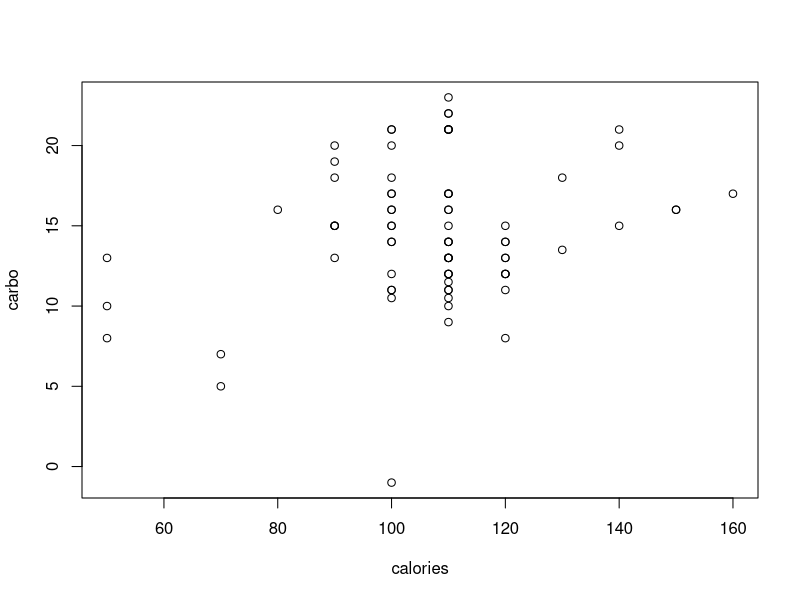
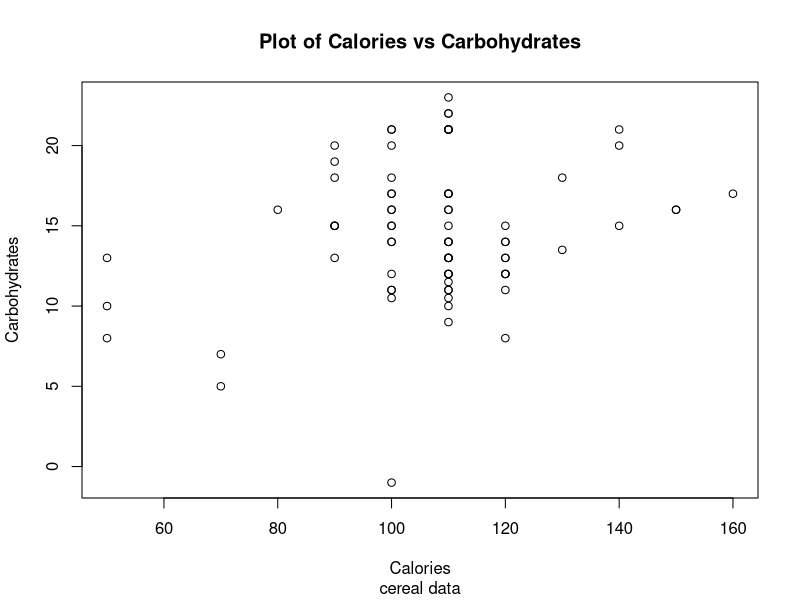
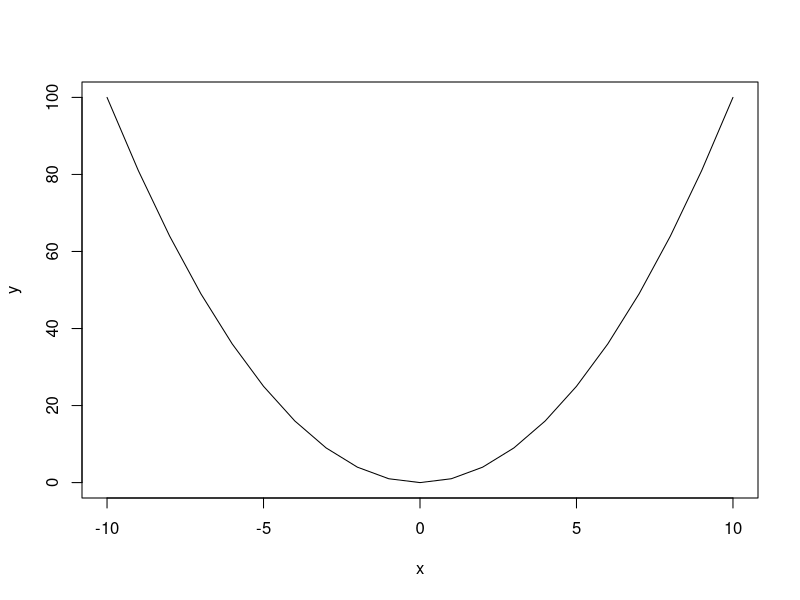
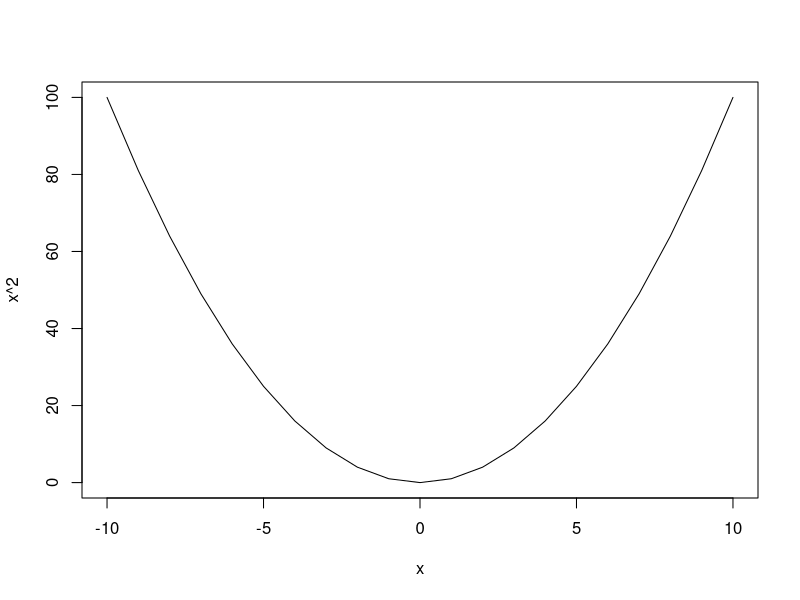
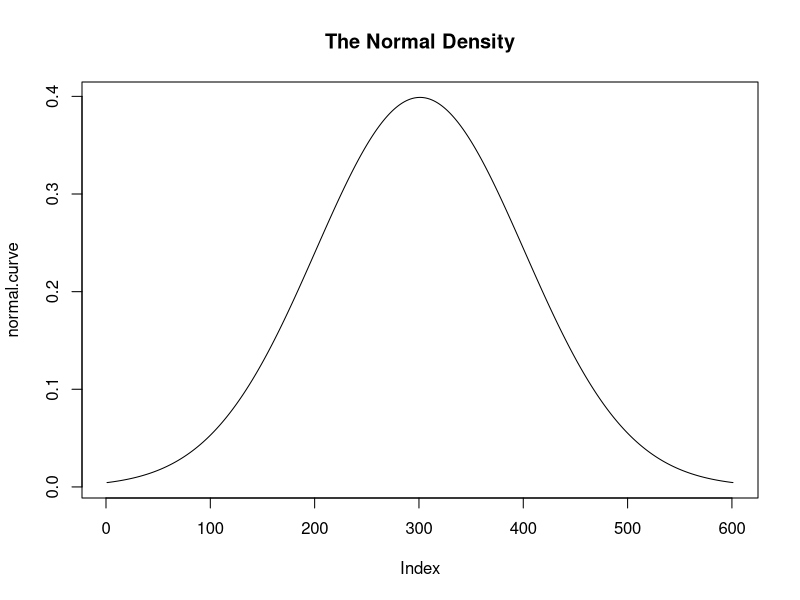
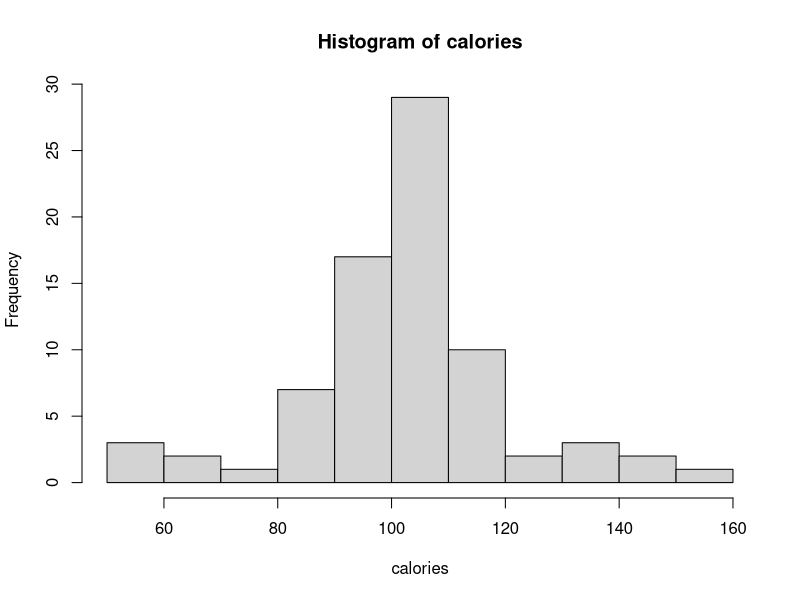
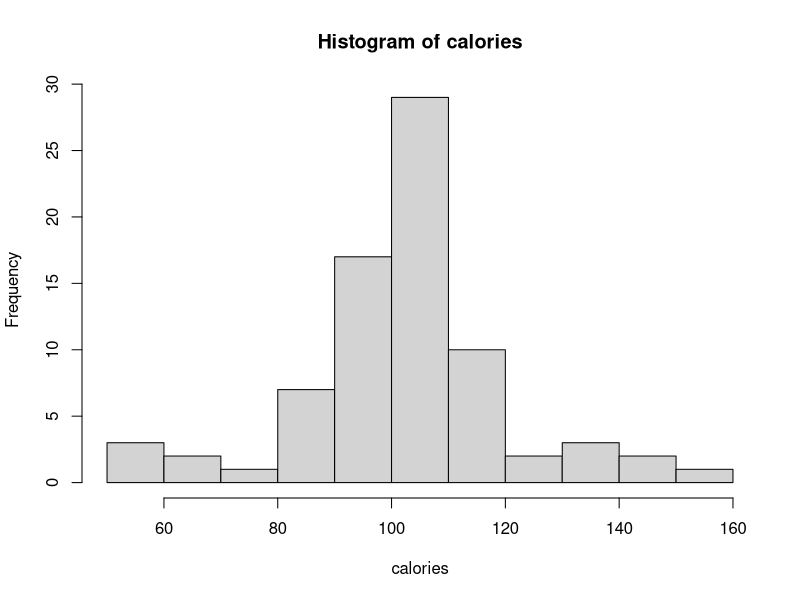
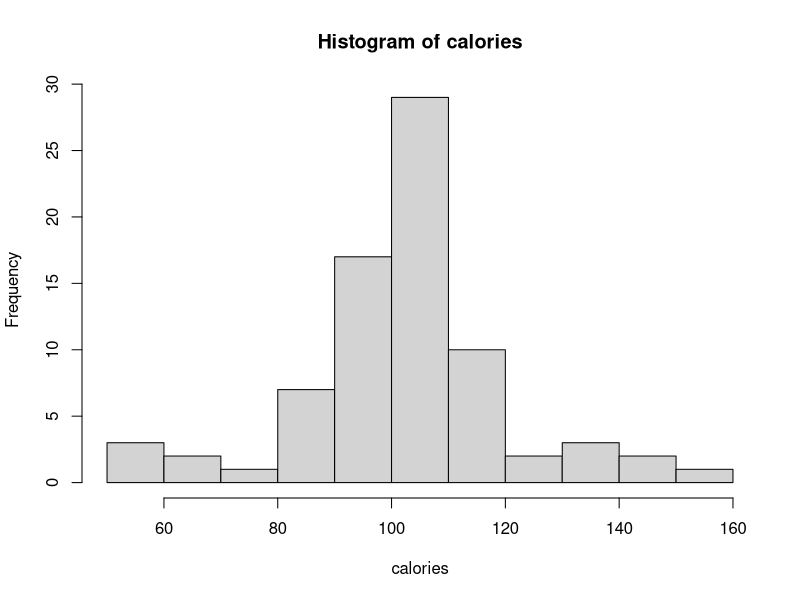

Reproduce these figures in R, in order. (Note: this script raises an error after producing the figures.)
########################################
#      R Graphics
########################################

cereals = read.table("cereals.txt", header = T)
attach(cereals) # be very careful with attaching

# Section 1
# 1.1: plot()
# plot() makes a scatterplot of two numeric variables.
head(cereals)
plot(calories, carbo)
?plot

# Lets make axis lables and titles using main, xlab, ylab and sub

plot(calories, carbo, main = "Plot of Calories vs Carbohydrates", xlab = "Calories", ylab = "Carbohydrates", sub = "cereal data")

# The default type is "p" for point. Using "l" for line is useful for displaying functional relationships

x = seq(-10, 10)
y = x^2
plot(x, y, type = 'l')
# alternatively:
plot(x, x^2, type = 'l')

# Here's a stats classic to demonstrate plot() with one positional argument

x = seq(-3, 3, by = .01)
normal.curve = dnorm(x)
plot(normal.curve, type = 'l', main = "The Normal Density")

# Once the plot is produced in R it can be exported for use in other programs such as Word, LaTeX or what have you. This is most easily done through the export button in the plotting window. Plotting through code will be covered later.

# 1.2: hist()
# hist() creates a histogram for one numerical data vector by grouping it into 'bins' and giving the count or proportion of data in those bins. It's useful for gettng a sense of the distribution of your data.

hist(calories)

my.histogram = hist(calories)
plot(my.histogram)
my.histogram

# 1.3 boxplot()
# box-and-whisker plots show the interquartile range, median and outliers for groups of numeric data.

boxplot(calories)

# This is useful for visually comparing the effects of a grouping variable.

boxplot(calories ~ mfr)

# By default, boxplot is rather sparse. We can add lables using the same options as in plot. We can also make the group names a little more explicit.

box.main = "Boxplots of Calories by Manufacturer"
xlable = "Manufacturer"
ylable = "Calories"
box.names = c("American", "General Mills", "Kelloggs", "Nabisco", "Post", "Quaker", "Ralston")

boxplot(calories ~ mfr, main = box.main, xlab = xlable, ylab = ylable, names = box.names)

# 1.4 barplot()
# Barplots show the counts of observations in specific groups. The function expects the data to be entered in a slightly
# different way, namely it wants a a vector of bar heights. This function is most easily used with the table() function.

# Lets make a barplot showing the number of cereals from each manufacturer
# The intuitive and wrong way to go:

barplot(mfr)

# Instead, use:

mfr.counts = table(mfr)
mfr.counts
barplot(mfr.counts)

# Or just:

barplot(table(mfr))

# Now, labels!

barplot(mfr.counts, main = "Number of cereals by each manufacturer", xlab = "Manufacturer", ylab = "Count of cereals")

# 1.5 pie()
# In general, statisticians dislike pie charts. In fact, R discourages their use in their own help documentation!
# pie() accepts data the same way as barplot(), that is, it's best to use table() first.

pie(mfr.counts, main = "Number of cereals by each manufacturer")

# Pie charts aren't good for statistical displays of information but are sometimes requested by clients.

# Section 2
# 2.1: points & legend
# Sometimes you'll need to plot additional points or lines on top of a graph. The lines() function can accomplish
# both of these things by selecting type = 'p' for points and type = 'l' for lines. We'll focus on points for now.

# Lets compare protein and carbohydrates to total calories. Since both of these variables are measured in units of grams, we can graph them on the same y axis. We'll need to change the y axis since there'll be more than one variable. The natural choice is to give the units of measure.

plot(calories, protein, ylab = "grams")
lines(calories, carbo, type = 'p') 

# One danger of this approach is that the window might not be the right size. We can use the range() fuction to verify.
range(protein)
range(carbo)

# We can fix the range using the ylim argument.

plot(calories, protein, ylim = c(-2, 25), ylab = "grams")  #We don't worry about xlim.
lines(calories, carbo, type = 'p')

# Now we know all our points fit, but we can't tell them apart! We need to distinguish which points correspond to what data and provide some sort of legend. We can use the option pch (plotting character) to plot different shapes.

plot(calories, protein, ylim = c(-2, 25), pch = 3, ylab = "grams")
lines(calories, carbo, type = 'p', pch = 4)

# Now we add a legend using the legend() command. Legends can be placed 3 ways: (x, y) coords (don't), keywords or locator(1).

?legend
legend = c("Protein", "Carbohydrates")
pch = c(3, 4)
legend("topleft", legend = legend, pch = pch)

# We can also use the locator(1) function. This function lets you click on the graph and it will return the coordinates of the point you clicked.

locator(1)

# Using this lets you click on where you want the legend to be. I'm also including the option bty = 'n' (box type) because I prefer legends without boxes. Note we have to do plot() and lines() again since you can't remove graphics on a plot

plot(calories, protein, ylim = c(-2, 25), pch = 3, ylab = "grams")
lines(calories, carbo, type = 'p', pch = 4)
legend(locator(1), legend = legend, pch = pch, bty = 'n')

# Perhaps we'd rather use different colors to distinguish the two units. Use col instead of pch. How did I know to use col? There are a lot more graphical parameters to be found by looking at par.

?par

# Colors can be specified by number (don't) or by keyword. See Rcolors.pdf.

plot(calories, protein, ylim = c(-2, 25), col = "green", ylab = "graphs")
lines(calories, carbo, type = 'p', col = "red")

# To get colors in a legend we need to set the fill option

legend("topleft", legend = legend, fill = c("green", "red"), bty = 'n')

# 2.2: lines
# There are two ways to add lines to plots. You can use lines() and supply a list of (x, y) coordinates or you can use abline and give it a y-intercept and a slope (for lines of the form y = a + b*x).

# A common usage of lines in stats is for drawing regression or best-fit lines over data.

plot(calories, rating, main = "Plot of Rating vs Calories", xlab = "Rating", ylab = "Calories")

# It looks like there may be a linear relationship between the variables. Using the lm() command to fit a line, we find that the best fit line is rating = 95.788 - 0.497*calories. We can plot this two ways:

plot(calories, rating, main = "Plot of Rating vs Calories", xlab = "Rating", ylab = "Calories")
abline(95.788, -0.497)

#or:

lm1 = lm(rating~calories)
plot(calories, rating, main = "Plot of Rating vs Calories", xlab = "Rating", ylab = "Calories")
abline(lm1$coefficients)


# It's helpful to include the slope and intercept of a line when making these kinds of plot. Text can be added to a plot by using the text() command and giving it coordinates and character strings. We can use locator again. Note that the point you select is the midpoint of the string, so plot accordingly.

text(locator(1), labels = "rating = 95.788 - 0.497*Calories")

# Section 3

#3.1: Histogram color overlay example

irisdata<-iris
setosa = irisdata[1:50,1:4]
versicolor = irisdata[51:100,1:4]
virginica = irisdata[101:150,1:4]
par(las=1)
sepl1 = hist(setosa[,1],breaks=seq(4,9,.5),col=rgb(0,0,1,1/4),ylim=c(0,25),
             main='Histogram color overlay',sub="Adapted from J. Anderson's HW2", xlab='Sepal Length')                     
sepl2 = hist(versicolor[,1],add=T,col=rgb(1,0,0,1/4),) 
sepl3 = hist(virginica[,1],add=T, col=rgb(0,1,0,1/4))


legend(x=7,y=22,legend=c('Setosa','Versicolor','Virginica'),col=c(rgb(0,0,1,1/4),rgb(1,0,0,1/4),rgb(0,1,0,1/4)),pch=15)

